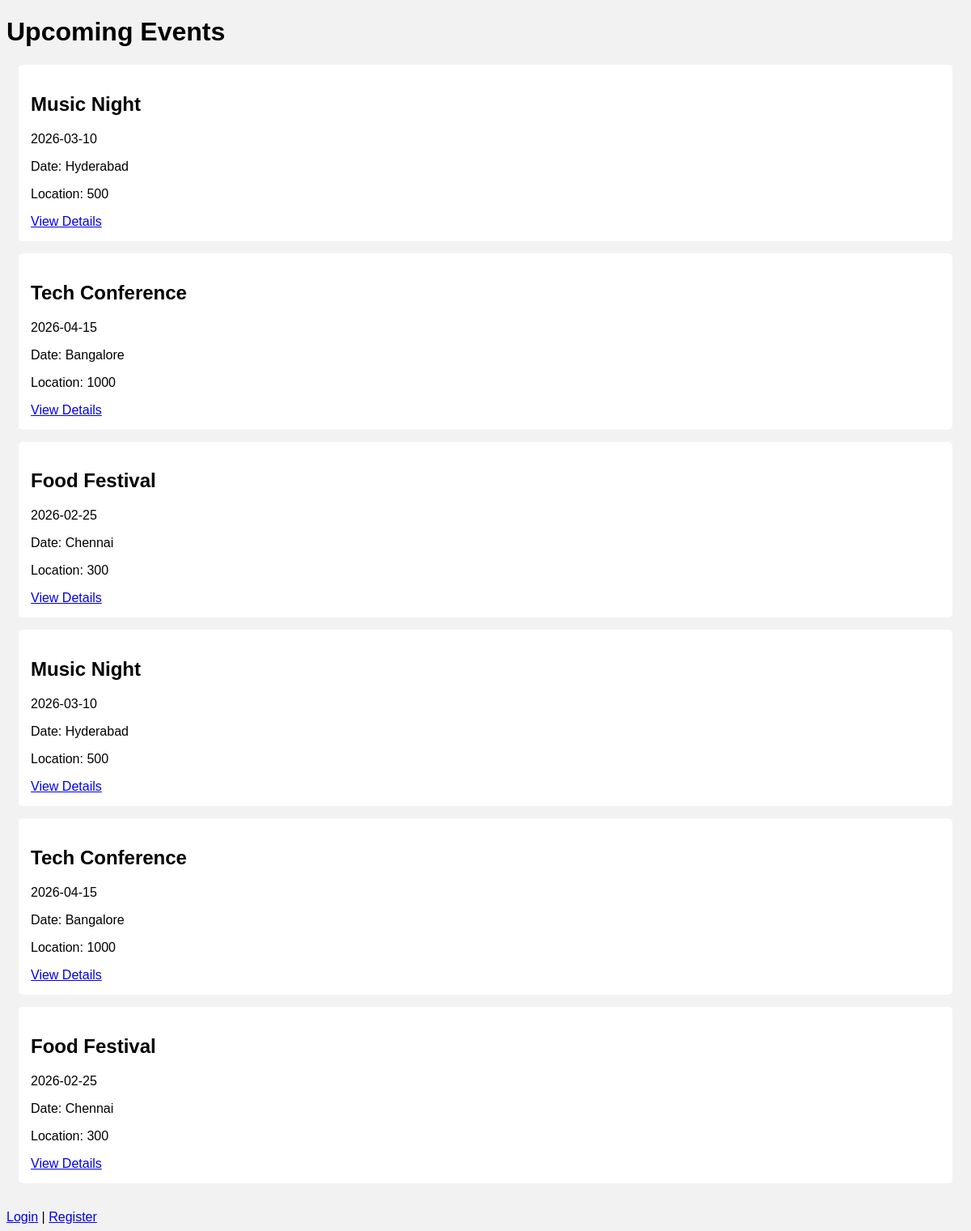
The page / on the database its author committed.
### tables this page shows
CREATE TABLE events (
    id INTEGER PRIMARY KEY AUTOINCREMENT,
    name TEXT NOT NULL,
    date TEXT NOT NULL,
    location TEXT NOT NULL,
    price INTEGER NOT NULL
);

### app.py (the view)
@app.route("/")
def index():
    db = get_db()
    events = db.execute("SELECT * FROM events").fetchall()
    return render_template("index.html", events=events)

### app.py (called while the page is built)
def get_db():
    return sqlite3.connect("database.db")

### templates/index.html (shortened to what this page needs)
<!DOCTYPE html>
<html>
<head>
    <link rel="stylesheet" href="/static/css/style.css">
</head>
<body>
    <h1>Upcoming Events</h1>
    {% for event in events %}
    <div class="event-card">
        <h2>{{ event[1] }}</h2>
        <p>{{ event[2] }}</p>
        <p>Date: {{ event[3] }}</p>
        <p>Location: {{ event[4] }}</p>
        <a href="/event/{{ event[0] }}">View Details</a>
    </div>
    {% endfor %}
    <br>
    <a href="/login">Login</a> |
    <a href="/register">Register</a>
</body>
</html>

### static/css/style.css (style rules this page uses)
body { font-family: Arial, sans-serif; background-color: #f2f2f2; }
.event-card { background: white; padding: 15px; margin: 15px; border-radius: 5px; }

### rows shown on the page
events: name "Music Night", date "2026-03-10", location "Hyderabad", price "500"
events: name "Tech Conference", date "2026-04-15", location "Bangalore", price "1000"
events: name "Food Festival", date "2026-02-25", location "Chennai", price "300"
events: name "Music Night", date "2026-03-10", location "Hyderabad", price "500"
events: name "Tech Conference", date "2026-04-15", location "Bangalore", price "1000"
events: name "Food Festival", date "2026-02-25", location "Chennai", price "300"
